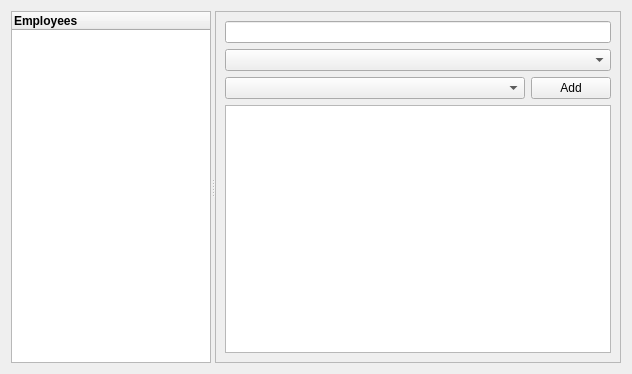
<?xml version="1.0" encoding="UTF-8"?>
<ui version="4.0">
 <class>EmployeeEditorForm</class>
 <widget class="QWidget" name="EmployeeEditorForm">
  <property name="geometry">
   <rect>
    <x>0</x>
    <y>0</y>
    <width>632</width>
    <height>374</height>
   </rect>
  </property>
  <property name="windowTitle">
   <string>Form</string>
  </property>
  <layout class="QVBoxLayout" name="verticalLayout_5">
   <item>
    <widget class="QSplitter" name="splitter">
     <property name="orientation">
      <enum>Qt::Horizontal</enum>
     </property>
     <widget class="AlShiftsTreeWidget" name="employeesTV">
      <property name="sizePolicy">
       <sizepolicy hsizetype="Fixed" vsizetype="Expanding">
        <horstretch>0</horstretch>
        <verstretch>0</verstretch>
       </sizepolicy>
      </property>
      <property name="minimumSize">
       <size>
        <width>200</width>
        <height>200</height>
       </size>
      </property>
      <property name="maximumSize">
       <size>
        <width>200</width>
        <height>16777215</height>
       </size>
      </property>
      <property name="dragEnabled">
       <bool>true</bool>
      </property>
      <property name="dragDropMode">
       <enum>QAbstractItemView::DragDrop</enum>
      </property>
      <property name="defaultDropAction">
       <enum>Qt::MoveAction</enum>
      </property>
      <property name="alternatingRowColors">
       <bool>true</bool>
      </property>
      <property name="textElideMode">
       <enum>Qt::ElideRight</enum>
      </property>
      <property name="allColumnsShowFocus">
       <bool>true</bool>
      </property>
      <property name="headerHidden">
       <bool>false</bool>
      </property>
      <column>
       <property name="text">
        <string>Employees</string>
       </property>
       <property name="font">
        <font>
         <weight>75</weight>
         <bold>true</bold>
        </font>
       </property>
      </column>
     </widget>
     <widget class="QFrame" name="frame">
      <property name="sizePolicy">
       <sizepolicy hsizetype="Expanding" vsizetype="Expanding">
        <horstretch>0</horstretch>
        <verstretch>0</verstretch>
       </sizepolicy>
      </property>
      <property name="frameShape">
       <enum>QFrame::StyledPanel</enum>
      </property>
      <property name="frameShadow">
       <enum>QFrame::Raised</enum>
      </property>
      <layout class="QVBoxLayout" name="verticalLayout_4">
       <item>
        <layout class="QVBoxLayout" name="verticalLayout_3">
         <item>
          <layout class="QVBoxLayout" name="verticalLayout_2">
           <item>
            <widget class="QLineEdit" name="nameLE"/>
           </item>
           <item>
            <widget class="QComboBox" name="emTypeCB"/>
           </item>
          </layout>
         </item>
         <item>
          <layout class="QVBoxLayout" name="verticalLayout">
           <item>
            <layout class="QHBoxLayout" name="horizontalLayout">
             <item>
              <widget class="QComboBox" name="branchesCBox">
               <property name="sizePolicy">
                <sizepolicy hsizetype="Expanding" vsizetype="Fixed">
                 <horstretch>0</horstretch>
                 <verstretch>0</verstretch>
                </sizepolicy>
               </property>
              </widget>
             </item>
             <item>
              <widget class="QPushButton" name="addBranchToList">
               <property name="sizePolicy">
                <sizepolicy hsizetype="Fixed" vsizetype="Fixed">
                 <horstretch>0</horstretch>
                 <verstretch>0</verstretch>
                </sizepolicy>
               </property>
               <property name="text">
                <string>Add</string>
               </property>
              </widget>
             </item>
            </layout>
           </item>
           <item>
            <widget class="QListWidget" name="availableBranchesLV">
             <property name="dragEnabled">
              <bool>false</bool>
             </property>
             <property name="alternatingRowColors">
              <bool>true</bool>
             </property>
            </widget>
           </item>
          </layout>
         </item>
        </layout>
       </item>
      </layout>
     </widget>
    </widget>
   </item>
  </layout>
 </widget>
 <customwidgets>
  <customwidget>
   <class>AlShiftsTreeWidget</class>
   <extends>QTreeWidget</extends>
   <header>alshiftstreewidget.h</header>
   <slots>
    <signal>itemParentChanged(QTreeWidgetItem*)</signal>
   </slots>
  </customwidget>
 </customwidgets>
 <resources/>
 <connections/>
</ui>
